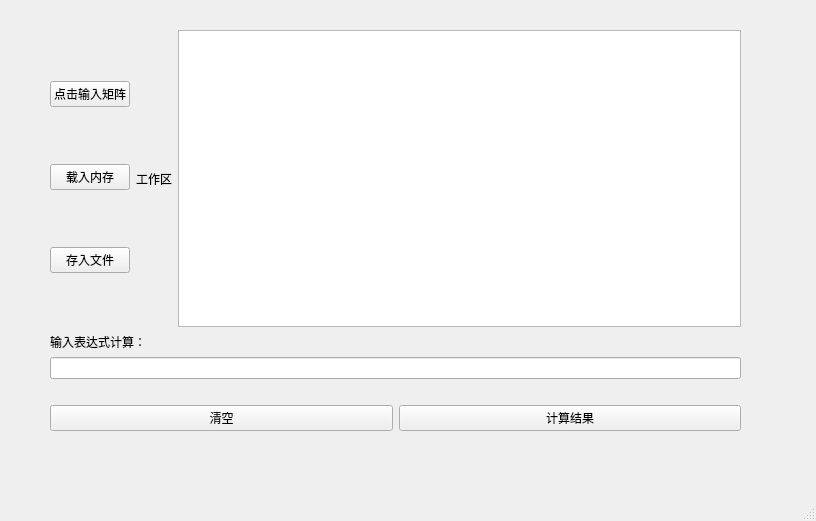
<?xml version="1.0" encoding="UTF-8"?>
<ui version="4.0">
 <class>MainWindow</class>
 <widget class="QMainWindow" name="MainWindow">
  <property name="geometry">
   <rect>
    <x>0</x>
    <y>0</y>
    <width>816</width>
    <height>521</height>
   </rect>
  </property>
  <property name="windowTitle">
   <string>线性代数计算器</string>
  </property>
  <property name="windowIcon">
   <iconset resource="img_src.qrc">
    <normaloff>:/math.ico</normaloff>:/math.ico</iconset>
  </property>
  <widget class="QWidget" name="centralwidget">
   <property name="sizePolicy">
    <sizepolicy hsizetype="Fixed" vsizetype="Fixed">
     <horstretch>0</horstretch>
     <verstretch>0</verstretch>
    </sizepolicy>
   </property>
   <property name="baseSize">
    <size>
     <width>600</width>
     <height>800</height>
    </size>
   </property>
   <widget class="QWidget" name="verticalLayoutWidget_2">
    <property name="geometry">
     <rect>
      <x>50</x>
      <y>30</y>
      <width>691</width>
      <height>401</height>
     </rect>
    </property>
    <layout class="QVBoxLayout" name="verticalLayout_2">
     <item>
      <layout class="QHBoxLayout" name="horizontalLayout">
       <item>
        <layout class="QVBoxLayout" name="verticalLayout">
         <item>
          <widget class="QPushButton" name="inputmatix">
           <property name="text">
            <string>点击输入矩阵</string>
           </property>
          </widget>
         </item>
         <item>
          <widget class="QPushButton" name="load">
           <property name="text">
            <string>载入内存</string>
           </property>
          </widget>
         </item>
         <item>
          <widget class="QPushButton" name="write">
           <property name="text">
            <string>存入文件</string>
           </property>
          </widget>
         </item>
        </layout>
       </item>
       <item>
        <widget class="QLabel" name="text2">
         <property name="text">
          <string>工作区</string>
         </property>
        </widget>
       </item>
       <item>
        <widget class="QListWidget" name="var_display"/>
       </item>
      </layout>
     </item>
     <item>
      <widget class="QLabel" name="text1">
       <property name="text">
        <string>输入表达式计算：</string>
       </property>
      </widget>
     </item>
     <item>
      <widget class="QLineEdit" name="expression_input"/>
     </item>
     <item>
      <widget class="QLabel" name="outcome">
       <property name="text">
        <string/>
       </property>
      </widget>
     </item>
     <item>
      <layout class="QHBoxLayout" name="horizontalLayout_2">
       <item>
        <widget class="QPushButton" name="button_clear">
         <property name="text">
          <string>清空</string>
         </property>
        </widget>
       </item>
       <item>
        <widget class="QPushButton" name="button_compute">
         <property name="text">
          <string>计算结果</string>
         </property>
        </widget>
       </item>
      </layout>
     </item>
    </layout>
   </widget>
  </widget>
  <widget class="QMenuBar" name="menubar">
   <property name="geometry">
    <rect>
     <x>0</x>
     <y>0</y>
     <width>816</width>
     <height>25</height>
    </rect>
   </property>
  </widget>
  <widget class="QStatusBar" name="statusbar"/>
 </widget>
 <resources>
  <include location="img_src.qrc"/>
 </resources>
 <connections/>
</ui>
